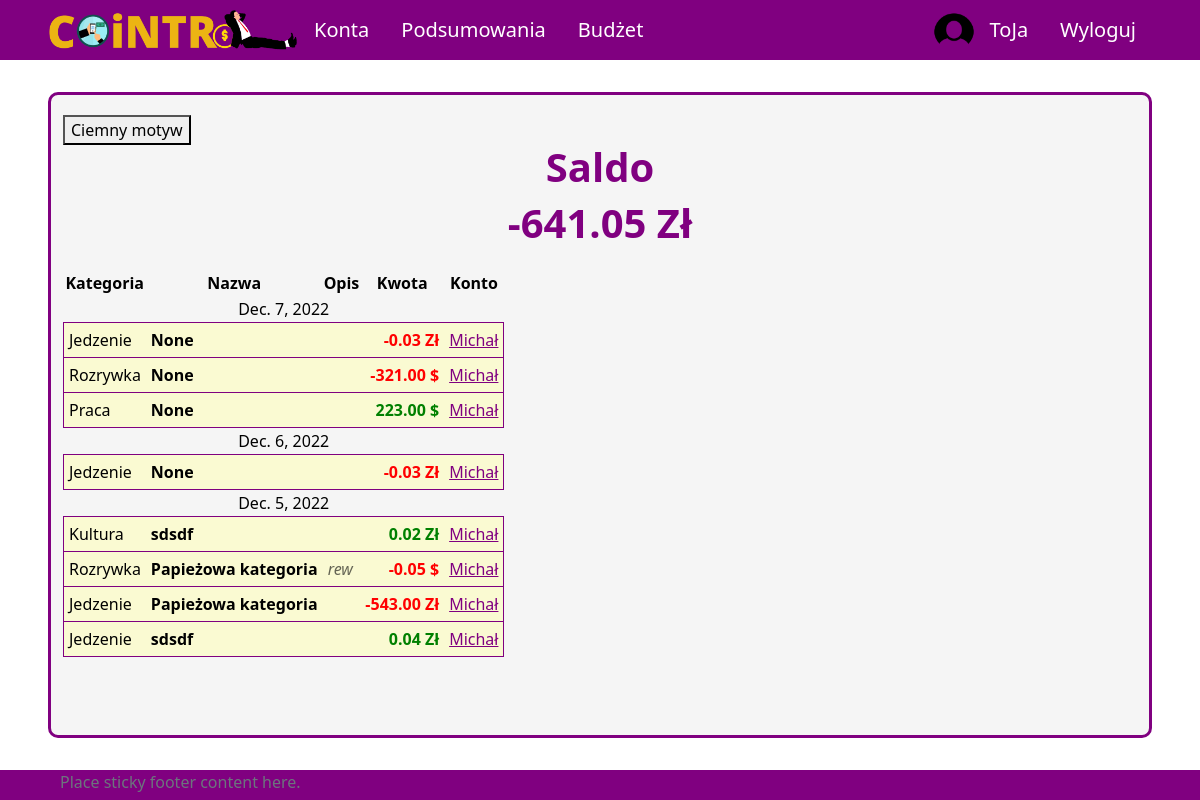
/ (signed in), run on an earlier commit of the app's database.
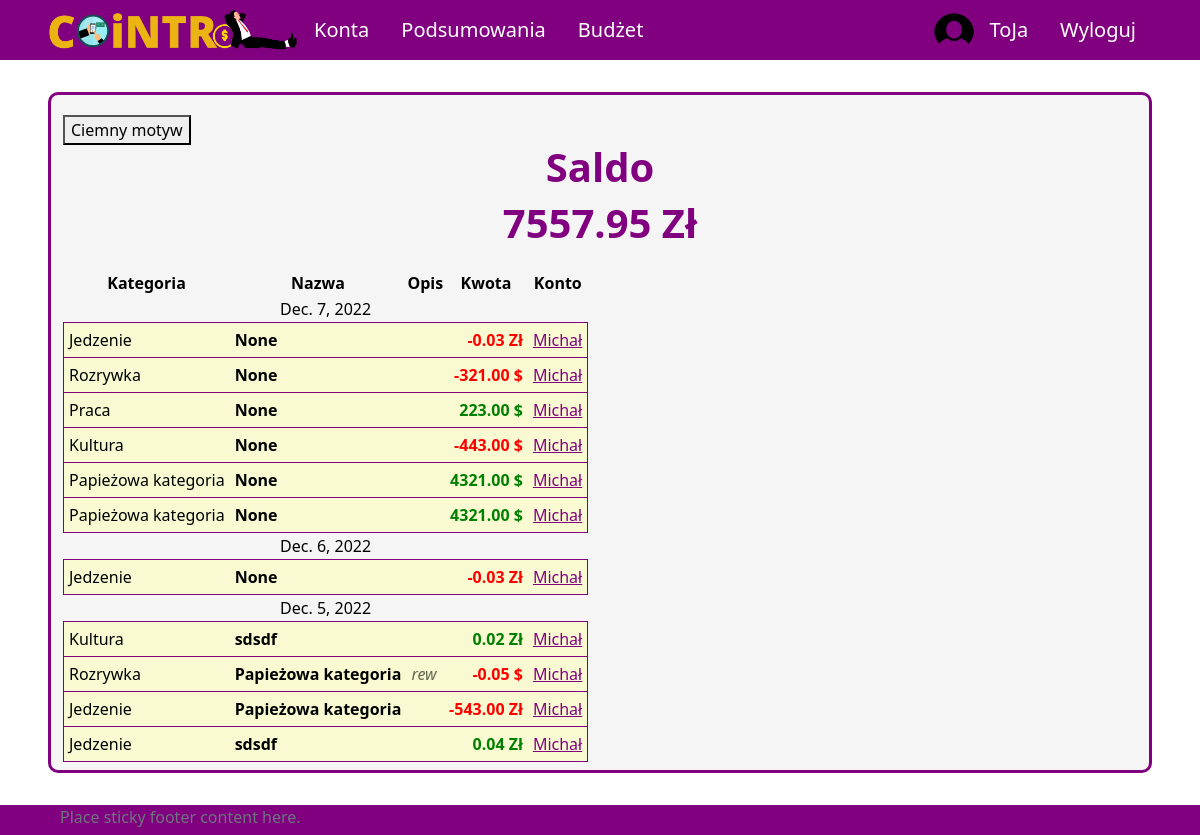
And on a later commit of the database.
### UsersApp/models.py (models this page shows, shortened)
class Profile(models.Model):
    user = models.OneToOneField(User, on_delete=models.CASCADE, null=True, blank=True)
    name = models.CharField(max_length=200, blank=True, null=True)
    email = models.EmailField(max_length=400, null=True, blank=True)
    username = models.CharField(max_length=200, blank=True, null=True)
    currency = models.ForeignKey('Currency', on_delete=models.SET_NULL, null=True)
    image = models.ImageField(null=True, blank=True)
    created = models.DateTimeField(auto_now_add=True)
    id = models.UUIDField(default=uuid.uuid4, unique=True,
                            primary_key=True, editable=False)

class Currency(models.Model):
    name = models.CharField(max_length=100)
    access_name = models.CharField(max_length=20) #access_name nazwa aby zdobyć kurs walut
    sign = models.CharField(max_length=5) #znak waluty
    id = models.UUIDField(default=uuid.uuid4, unique=True,
                            primary_key=True, editable=False)

class Category(models.Model):
    SCOPE_CHOICES = (
    ("INCOME", "income"),
    ("EXPENSE", "expense"),
    )
    name = models.CharField(max_length=255)
    owner = models.ForeignKey(Profile, null=True, blank=True, on_delete=models.CASCADE)
    scope = models.CharField(max_length=10, choices=SCOPE_CHOICES) #income / expense - do oddzielenia rodzaju transakcji
    id = models.UUIDField(default=uuid.uuid4, unique=True, primary_key=True, editable=False)
    def __str__(self):
        return self.name

### aplication/models.py (models this page shows, shortened)
class Transaction(models.Model):
    id_account = models.ForeignKey(Account, on_delete=models.CASCADE)
    id_user = models.ForeignKey(Profile, on_delete=models.SET_NULL, null=True) #konto z którego dokonano transakcji zostało usunięte ale transakcja ma pozostać
    id_category = models.ForeignKey(Category, on_delete=models.CASCADE)
    id_subcategory = models.ForeignKey(Subcategory, on_delete=models.SET_NULL, null=True, blank=True)
    name = models.CharField(max_length=50, null=True, blank=True)
    currency = models.ForeignKey(Currency, on_delete=models.SET_NULL, null=True)
    is_periodic = models.BooleanField(default=False)
    amount = models.DecimalField(max_digits=10, decimal_places=2)
    converted_amount = models.DecimalField(max_digits=10, decimal_places=2)
    transaction_date = models.DateField()
    description = models.CharField(max_length=255, blank=True, null=True)
    id = models.UUIDField(default=uuid.uuid4, unique=True, primary_key=True, editable=False)

class Account(models.Model):
    owner = models.ForeignKey(Profile, null=True, blank=True, on_delete=models.CASCADE)
    name = models.CharField(max_length=30)
    currency = models.ForeignKey(Currency, on_delete=models.SET_NULL, null=True)
    is_shared = models.BooleanField(default=False)
    description = models.CharField(max_length=100, null=True, blank=True)
    id = models.UUIDField(default=uuid.uuid4, unique=True, primary_key=True, editable=False)
    def calculate_balance(self):
        balance = 0
        transactions = Transaction.objects.filter(id_account=self)
        for transaction in transactions:
            balance += transaction.converted_amount
        return balance

### aplication/views/account_views.py (the view)
# urls.py: 2. Add a URL to urlpatterns:  path('', views.home, name='home')
def home(request):
    if request.user.is_authenticated:
        balance = 0
        user_accounts = User_Account.objects.filter(id_user = request.user.profile.id)
        accounts = []
        for ua in user_accounts:
            if ua.id_account.owner == request.user.profile and ua.id_account.is_shared == False:
                accounts.append(ua.id_account)
        all_transactions = Transaction.objects.filter(id_user=request.user.profile).order_by('-transaction_date')
        dates = []
        transactions = []
        for t in all_transactions:
            if t.id_account.is_shared == False:
                transactions.append(t)
                if t.transaction_date not in dates:
                    dates.append(t.transaction_date)
        for acc in accounts:
            balance += acc.calculate_balance()
        context = {
            'profile': request.user.profile,
            'dates': dates,
            "transactions": transactions,
            'profile_balance': balance
        }
        return render(request, 'application/home/home-login.html', context)
    else:
        return render(request, 'application/home/home-logout.html')

### templates/application/home/home-login.html (shortened to what this page needs)
{% extends 'application/base.html' %}
{% block content %}
    <div class="title">
        <h1>Saldo</h1>
        <h1>{{ profile_balance }} {{ profile.currency.sign }}</h1>
    </div>
    <div class="content">
        <table>
            <tr id="table-header">
                <th>Kategoria</th>
                <th>Nazwa</th>
                <th>Opis</th>
                <th>Kwota</th>
                <th>Konto</th>
            </tr>
            {% for date in dates %}
                <tr class="date">
                    <td class="center" colspan="5">{{ date }}</td>
                </tr>
                {% for tr in transactions %}
                    {% if tr.transaction_date == date %}
                        <tr class="transaction">
                            <td id="transaction-category">{{ tr.id_category }}</td>
                            <td id="transaction-name">{{ tr.name }}</td>
                            {% if tr.description %}
                            <td id="transaction-description">{{ tr.description }}</td>
                            {% else %}
                            <td id="transaction-description"></td>
                            {% endif %}
                            {% if tr.converted_amount >= 0 %}
                                <td id="transaction-amount" class="income">{{ tr.converted_amount }} {{ tr.currency.sign }}</td>
                            {% else %}
                                <td id="transaction-amount" class="expense">{{ tr.converted_amount }} {{ tr.currency.sign }}</td>
                            {% endif %}
                            <td id="transaction-account">
                                <a id="tr-acc-link" class="purple" href="{% url 'account' pk=tr.id_account.id %}">{{ tr.id_account.name }}</a>
                            </td>
                        </tr>
                    {% endif %}
                {% endfor %}
            {% endfor %}
        </table>
    </div>
{% endblock  %}

### templates/application/base.html (shortened to what this page needs)
{%load static%}
<!DOCTYPE html>
<html lang="pl">
<head>
    <link href="https://cdn.jsdelivr.net/npm/bootstrap@5.2.2/dist/css/bootstrap.min.css" rel="stylesheet">
    <link rel="stylesheet" type="text/css" href="{% static 'css/style.css' %}">
</head>
<body onload="checkColorMode()">
    <nav class="nav">
        {% if user.is_authenticated %}
        <ul class="nav justify-content-start">
            <li class="nav-item"><a id="logo-link" class="nav-link" href="{% url 'home' %}">
                <img onmouseover="logoHover()" onmouseout="logoOut()" id="app-logo" src="{% static 'images/logo.png' %}">
            </a>
            <li class="nav-item"><a class="nav-link" href="{% url 'all-accounts' %}">Konta</a></li>
            <li class="nav-item"><a class="nav-link" href="#">Podsumowania</a></li>
            <li class="nav-item"><a class="nav-link" href="#">Budżet</a></li>
        </ul>
        <ul class="nav justify-content-end">
            <img src="{% static 'images/circle_user_image.png' %}", style="border-radius: 50%; width: 40px;">
            <li class="nav-item"><a class="nav-link" href="{% url 'profile' %}">{{ user.username }}</a></li>
            <li class="nav-item"><a class="nav-link" href="{% url 'logout' %}">Wyloguj</a></li>
        </ul>
        {% endif %}
    </nav>
    <div id = "site-content">
        <button onclick="darkMode()" id="dark-mode-button">Ciemny motyw</button>
        {% block content %}
        {% endblock %}
    </div>
    <footer class="footer">
        <div class="container">
            <span class="text-muted">Place sticky footer content here.</span>
        </div>
    </footer>
</body>
</html>

### aplication/static/css/style.css (style rules this page uses)
body { background-color: white; color: black; }
a.nav-link { color: white; font-size: 20px; }
ul.nav { align-items: center; }
nav.nav { height: 60px; background-color: purple; justify-content: space-between; padding-left: 4vw; padding-right: 4vw; }
#logo-link { padding: 0; }
#app-logo { width: 250px; }
#site-content { min-height: calc(100vh - 60px - 8vh - 30px); margin-top: 4vh; margin-bottom: 4vh; margin-left: 4vw; margin-right: 4vw; padding-left: 1vw; padding-right: 1vw; padding-top: 1vh; padding-bottom: 1vh; border: 3px solid purple; border-radius: 10px; background-color: whitesmoke; position: relative; }
#dark-mode-button { position: absolute; top: 20px; }
div.title { padding-top: 5vh; display: flex; align-items: center; flex-direction: column; }
div.title h1 { color: purple; font-size: 40px; font-weight: bold; }
div.content { margin-top: 15px; }
tr.transaction { border: 1px solid purple; background-color: lightgoldenrodyellow; }
#table-header > th { text-align: center; }
tr.transaction > td { padding: 5px; }
#transaction-name { font-weight: bold; }
#transaction-description { font-style: italic; color: rgba(0, 0, 0, 0.6); }
#transaction-amount { text-align: end; font-weight: bold; }
.income { color: green; }
.expense { color: red; }
#tr-acc-link { color: purple; }
.purple { color: purple; }
.center { text-align: center; }
footer { height: 30px; background-color: purple; justify-content: space-between; padding-left: 4vw; padding-right: 4vw; }

What changed in the data, as far as the page shows it:
added Transaction: id_category "Kultura", name "None", converted_amount "-443.00", currency.sign "$", id_account.name "Michał", shown under "Dec. 7, 2022"
added Transaction: id_category "Papieżowa kategoria", name "None", converted_amount "4321.00", currency.sign "$", id_account.name "Michał", shown under "Dec. 7, 2022"
added Transaction: id_category "Papieżowa kategoria", name "None", converted_amount "4321.00", currency.sign "$", id_account.name "Michał", shown under "Dec. 7, 2022"
Also different on the page:
{{ profile_balance }}: "-641.05" → "7557.95"
